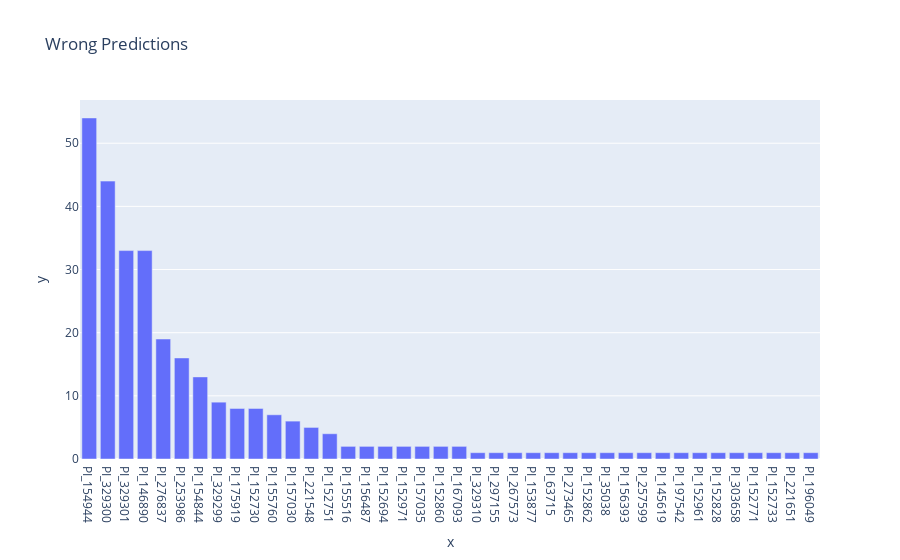

Notebook cell for this chart:
### Code cell
# TODO: add GradCam ++
import plotly.express as px


def return_filpath(name, folder):
    """
    This function is used to return the file path of the image.
    :param name:
    :param folder:
    :return:
    """
    path = os.path.join(folder, f'{name}')
    return path


device = torch.device('cpu')
oof = pd.read_csv('/home/mithil/PycharmProjects/Cultivar_FGVC9/oof/tf_efficientnetv2_m_tta_oof.csv')
oof_probability = np.load('/home/mithil/PycharmProjects/Cultivar_FGVC9/oof/tf_efficientnetv2_m_tta_oof_probablity.npy')
oof['file_path'] = oof['image_id'].apply(
    lambda x: return_filpath(x, folder='/home/mithil/PycharmProjects/Cultivar_FGVC9/data/archive/train'))
images_path = oof['file_path'].values
ids = {}
truth_ids = []
for i, (pred, truth, pred_int) in enumerate(zip(oof['prediction'].values, oof['cultivar'].values, oof['cultivar_int'])):
    if pred != truth:
        ids.update({i: oof['file_path'].values[i]})
        truth_ids.append(truth)
print(len(ids))

wrong_preds_df = pd.DataFrame.from_dict(ids, orient='index')
wrong_preds_df['cultivar'] = truth_ids
wrong_ids = wrong_preds_df['cultivar'].value_counts().to_dict()
print(wrong_ids)
dict = {'x': list(wrong_ids.keys()), 'y': list(wrong_ids.values())}
fig = px.bar(dict, x='x', y='y', title='Wrong Predictions')
fig.show()
fig.write_html("/home/mithil/PycharmProjects/Cultivar_FGVC9/plots/wrong_prediction.html")

### Figure 1 — Plotly figure (JSON) as saved in the notebook; plotly's stock layout.template omitted (floating-point values rounded to 4 significant figures)
{"data": [{"alignmentgroup": "True", "hovertemplate": "x=%{x}<br>y=%{y}<extra></extra>", "legendgroup": "", "marker": {"color": "#636efa", "pattern": {"shape": ""}}, "name": "", "offsetgroup": "", "orientation": "v", "showlegend": false, "textposition": "auto", "x": ["PI_154944", "PI_329300", "PI_329301", "PI_146890", "PI_276837", "PI_253986", "PI_154844", "PI_329299", "PI_175919", "PI_152730", "PI_155760", "PI_157030", "PI_221548", "PI_152751", "PI_155516", "PI_156487", "PI_152694", "PI_152971", "PI_157035", "PI_152860", "PI_167093", "PI_329310", "PI_297155", "PI_267573", "PI_153877", "PI_63715", "PI_273465", "PI_152862", "PI_35038", "PI_156393", "PI_257599", "PI_145619", "PI_197542", "PI_152961", "PI_152828", "PI_303658", "PI_152771", "PI_152733", "PI_221651", "PI_196049"], "xaxis": "x", "y": [54, 44, 33, 33, 19, 16, 13, 9, 8, 8, 7, 6, 5, 4, 2, 2, 2, 2, 2, 2, 2, 1, 1, 1, 1, 1, 1, 1, 1, 1, 1, 1, 1, 1, 1, 1, 1, 1, 1, 1], "yaxis": "y", "type": "bar"}], "layout": {"xaxis": {"anchor": "y", "domain": [0.0, 1.0], "title": {"text": "x"}}, "yaxis": {"anchor": "x", "domain": [0.0, 1.0], "title": {"text": "y"}}, "legend": {"tracegroupgap": 0}, "title": {"text": "Wrong Predictions"}, "barmode": "relative"}}
